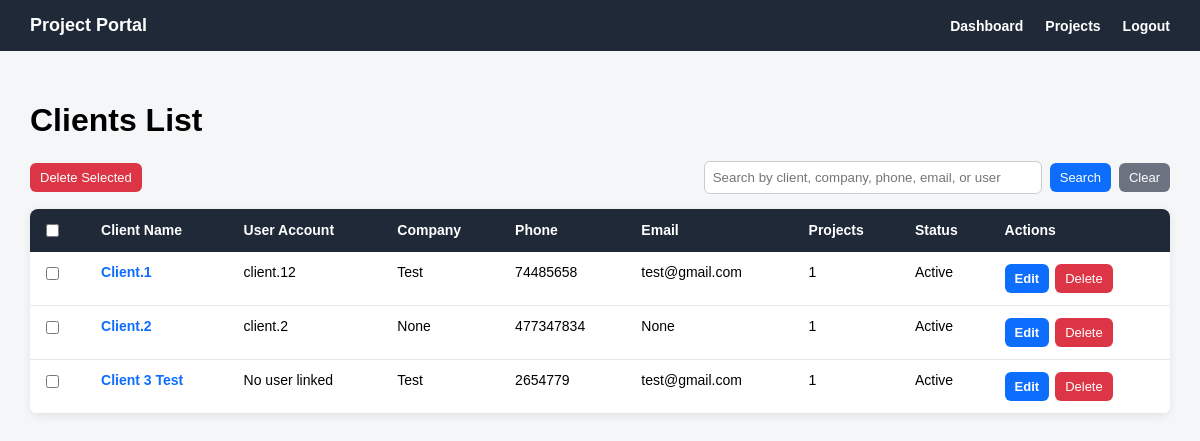
/clients/ (signed in), run on an earlier commit of the app's database.
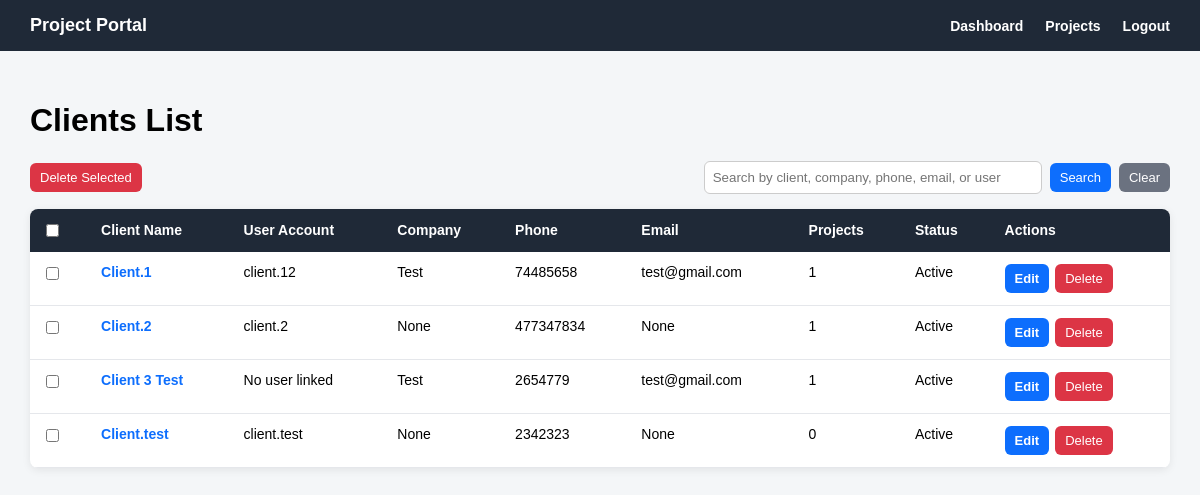
And on a later commit of the database.
### clients/models.py (models this page shows, shortened)
class Client(models.Model):
    user = models.OneToOneField(
        settings.AUTH_USER_MODEL,
        on_delete=models.CASCADE,
        related_name='client_profile',
        blank=True,
        null=True
    )
    client_name = models.CharField(max_length=150)
    company_name = models.CharField(max_length=150, blank=True, null=True)
    phone = models.CharField(max_length=30)
    email = models.EmailField(blank=True, null=True)
    address = models.TextField(blank=True, null=True)
    is_active = models.BooleanField(default=True)
    created_at = models.DateTimeField(auto_now_add=True)

### accounts/models.py (models this page shows)
class User(AbstractUser):
    class Role(models.TextChoices):
        ADMIN = 'ADMIN', 'Admin'
        ENGINEER = 'ENGINEER', 'Engineer'
        CLIENT = 'CLIENT', 'Client'
    role = models.CharField(
        max_length=20,
        choices=Role.choices,
        default=Role.CLIENT
    )

### clients/views.py (the view, shortened to what this page needs)
# urls.py: path('', client_list_view, name='client_list'),
@login_required
def client_list_view(request):
    if request.user.role != 'ADMIN':
        clients = Client.objects.none()
    else:
        clients = Client.objects.all()
    search_query = request.GET.get('q')
    return render(request, 'clients/client_list.html', {
    'clients': clients,
    'search_query': search_query,
})

### templates/clients/client_list.html (shortened to what this page needs)
{% extends 'base.html' %}
{% block content %}
<div class="page-header">
    <h1>Clients List</h1>
</div>
{% if clients %}
    <form method="post"
          action="{% url 'clients:client_bulk_delete' %}"
          onsubmit="return confirm('Are you sure you want to delete the selected clients?');">
        {% if request.user.role == 'ADMIN' %}
            <div class="top-actions-row">
                <button type="submit" class="btn btn-danger">
                    Delete Selected
                </button>
                <div class="search-box">
                    <input type="text"
                           id="clientSearchInput"
                           value="{{ search_query|default:'' }}"
                           placeholder="Search by client, company, phone, email, or user"
                           onkeydown="if(event.key === 'Enter'){ event.preventDefault(); searchClients(); }">
                    <button type="button" class="btn btn-primary" onclick="searchClients()">
                        Search
                    </button>
                    <a href="{% url 'clients:client_list' %}" class="btn btn-secondary">
                        Clear
                    </a>
                </div>
            </div>
        {% endif %}
        <table class="clients-table">
            <tr>
                {% if request.user.role == 'ADMIN' %}
                <th>
                   <input type="checkbox" onclick="toggleClientCheckboxes(this)">
                </th>
                {% endif %}
                <th>Client Name</th>
                <th>User Account</th>
                <th>Company</th>
                <th>Phone</th>
                <th>Email</th>
                <th>Projects</th>
                <th>Status</th>
                {% if request.user.role == 'ADMIN' %}
                    <th>Actions</th>
                {% endif %}
            </tr>
            {% for client in clients %}
                <tr>
                    {% if request.user.role == 'ADMIN' %}
                        <td>
                            <input type="checkbox" name="selected_clients" value="{{ client.pk }}">
                        </td>
                    {% endif %}
                    <td>
                        <a href="{% url 'clients:client_detail' client.pk %}">
                            {{ client.client_name }}
                        </a>
                    </td>
                    <td>
                        {% if client.user %}
                            {{ client.user.username }}
                        {% else %}
                            No user linked
                        {% endif %}
                    </td>
                    <td>{{ client.company_name }}</td>
                    <td>{{ client.phone }}</td>
                    <td>{{ client.email }}</td>
                    <td>{{ client.projects.count }}</td>
                    <td>
                        {% if client.is_active %}
                            Active
                        {% else %}
                            Inactive
                        {% endif %}
                    </td>
                    {% if request.user.role == 'ADMIN' %}
                        <td>
                            <div class="table-actions">
                                <a href="{% url 'clients:client_edit' client.pk %}" class="btn btn-primary">
                                    Edit
                                </a>
                                <form method="post"
                                      action="{% url 'clients:client_delete' client.pk %}"
                                      style="margin: 0;"
                                      onsubmit="return confirm('Are you sure you want to delete this client?');">
                                    <button type="submit" class="btn btn-danger">
                                        Delete
                                    </button>
                                </form>
                            </div>
                        </td>
                    {% endif %}
                </tr>
            {% endfor %}
        </table>
    </form>
{% endif %}
{% endblock %}

What changed in the data, as far as the page shows it:
added Client: client_name "Client.test", user.username "client.test", company_name "None", phone "2342323", email "None", projects.count "0", is_active "Active"
